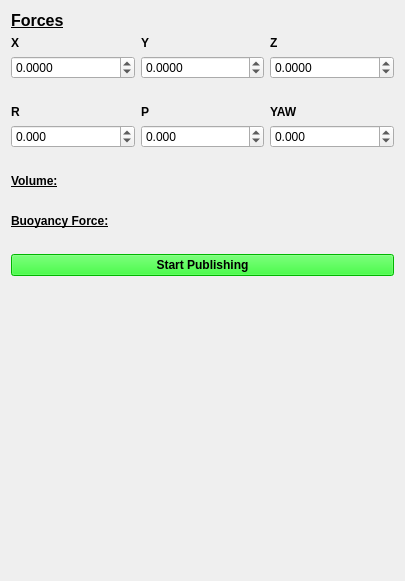
<?xml version="1.0" encoding="UTF-8"?>
<ui version="4.0">
 <class>FeedforwardPanel</class>
 <widget class="QWidget" name="FeedforwardPanel">
  <property name="geometry">
   <rect>
    <x>0</x>
    <y>0</y>
    <width>405</width>
    <height>581</height>
   </rect>
  </property>
  <property name="windowTitle">
   <string>Form</string>
  </property>
  <property name="styleSheet">
   <string notr="true"/>
  </property>
  <layout class="QGridLayout" name="gridLayout_2">
   <item row="5" column="0">
    <widget class="QLabel" name="BuoyancyLabel">
     <property name="font">
      <font>
       <weight>75</weight>
       <bold>true</bold>
       <underline>true</underline>
      </font>
     </property>
     <property name="text">
      <string>Buoyancy Force:</string>
     </property>
    </widget>
   </item>
   <item row="8" column="0">
    <spacer name="verticalSpacer">
     <property name="orientation">
      <enum>Qt::Vertical</enum>
     </property>
     <property name="sizeHint" stdset="0">
      <size>
       <width>20</width>
       <height>40</height>
      </size>
     </property>
    </spacer>
   </item>
   <item row="0" column="0">
    <layout class="QGridLayout" name="gridLayout">
     <item row="1" column="0">
      <widget class="QLabel" name="X">
       <property name="font">
        <font>
         <weight>75</weight>
         <bold>true</bold>
        </font>
       </property>
       <property name="text">
        <string>X</string>
       </property>
      </widget>
     </item>
     <item row="5" column="1">
      <widget class="QDoubleSpinBox" name="PdoubleSpinBox">
       <property name="decimals">
        <number>3</number>
       </property>
       <property name="minimum">
        <double>-25.000000000000000</double>
       </property>
       <property name="maximum">
        <double>25.000000000000000</double>
       </property>
       <property name="singleStep">
        <double>0.001000000000000</double>
       </property>
      </widget>
     </item>
     <item row="3" column="1">
      <widget class="QLabel" name="Ylabel">
       <property name="text">
        <string/>
       </property>
      </widget>
     </item>
     <item row="4" column="2">
      <widget class="QLabel" name="YAW">
       <property name="font">
        <font>
         <weight>75</weight>
         <bold>true</bold>
        </font>
       </property>
       <property name="text">
        <string>YAW</string>
       </property>
      </widget>
     </item>
     <item row="5" column="2">
      <widget class="QDoubleSpinBox" name="YAWdoubleSpinBox">
       <property name="decimals">
        <number>3</number>
       </property>
       <property name="minimum">
        <double>-25.000000000000000</double>
       </property>
       <property name="maximum">
        <double>25.000000000000000</double>
       </property>
       <property name="singleStep">
        <double>0.001000000000000</double>
       </property>
      </widget>
     </item>
     <item row="4" column="1">
      <widget class="QLabel" name="P">
       <property name="font">
        <font>
         <weight>75</weight>
         <bold>true</bold>
        </font>
       </property>
       <property name="text">
        <string>P</string>
       </property>
      </widget>
     </item>
     <item row="6" column="2">
      <widget class="QLabel" name="YAWlabel">
       <property name="text">
        <string/>
       </property>
      </widget>
     </item>
     <item row="3" column="2">
      <widget class="QLabel" name="Zlabel">
       <property name="text">
        <string/>
       </property>
      </widget>
     </item>
     <item row="2" column="0">
      <widget class="QDoubleSpinBox" name="XdoubleSpinBox">
       <property name="font">
        <font>
         <underline>false</underline>
         <strikeout>false</strikeout>
         <kerning>true</kerning>
        </font>
       </property>
       <property name="decimals">
        <number>4</number>
       </property>
       <property name="minimum">
        <double>-25.000000000000000</double>
       </property>
       <property name="maximum">
        <double>25.000000000000000</double>
       </property>
       <property name="singleStep">
        <double>0.010000000000000</double>
       </property>
      </widget>
     </item>
     <item row="1" column="1">
      <widget class="QLabel" name="y">
       <property name="font">
        <font>
         <weight>75</weight>
         <bold>true</bold>
         <underline>false</underline>
        </font>
       </property>
       <property name="text">
        <string>Y</string>
       </property>
      </widget>
     </item>
     <item row="5" column="0">
      <widget class="QDoubleSpinBox" name="RdoubleSpinBox">
       <property name="decimals">
        <number>3</number>
       </property>
       <property name="minimum">
        <double>-25.000000000000000</double>
       </property>
       <property name="maximum">
        <double>25.000000000000000</double>
       </property>
       <property name="singleStep">
        <double>0.001000000000000</double>
       </property>
       <property name="value">
        <double>0.000000000000000</double>
       </property>
      </widget>
     </item>
     <item row="2" column="1">
      <widget class="QDoubleSpinBox" name="YdoubleSpinBox">
       <property name="decimals">
        <number>4</number>
       </property>
       <property name="minimum">
        <double>-25.000000000000000</double>
       </property>
       <property name="maximum">
        <double>25.000000000000000</double>
       </property>
       <property name="singleStep">
        <double>0.010000000000000</double>
       </property>
      </widget>
     </item>
     <item row="1" column="2">
      <widget class="QLabel" name="Z">
       <property name="font">
        <font>
         <weight>75</weight>
         <bold>true</bold>
        </font>
       </property>
       <property name="text">
        <string>Z</string>
       </property>
      </widget>
     </item>
     <item row="6" column="0">
      <widget class="QLabel" name="Rlabel">
       <property name="text">
        <string/>
       </property>
      </widget>
     </item>
     <item row="4" column="0">
      <widget class="QLabel" name="R">
       <property name="font">
        <font>
         <weight>75</weight>
         <bold>true</bold>
        </font>
       </property>
       <property name="text">
        <string>R</string>
       </property>
      </widget>
     </item>
     <item row="2" column="2">
      <widget class="QDoubleSpinBox" name="ZdoubleSpinBox">
       <property name="decimals">
        <number>4</number>
       </property>
       <property name="minimum">
        <double>-25.000000000000000</double>
       </property>
       <property name="maximum">
        <double>25.000000000000000</double>
       </property>
       <property name="singleStep">
        <double>0.010000000000000</double>
       </property>
      </widget>
     </item>
     <item row="3" column="0">
      <widget class="QLabel" name="Xlabel">
       <property name="text">
        <string/>
       </property>
      </widget>
     </item>
     <item row="6" column="1">
      <widget class="QLabel" name="Plabel">
       <property name="text">
        <string/>
       </property>
      </widget>
     </item>
     <item row="0" column="0">
      <widget class="QLabel" name="label">
       <property name="font">
        <font>
         <pointsize>12</pointsize>
         <weight>75</weight>
         <bold>true</bold>
         <underline>true</underline>
        </font>
       </property>
       <property name="text">
        <string>Forces</string>
       </property>
      </widget>
     </item>
    </layout>
   </item>
   <item row="6" column="0">
    <widget class="QLabel" name="BuoyancyOutput">
     <property name="text">
      <string/>
     </property>
    </widget>
   </item>
   <item row="4" column="0">
    <widget class="QLabel" name="VolumeOutput">
     <property name="text">
      <string/>
     </property>
     <property name="wordWrap">
      <bool>false</bool>
     </property>
    </widget>
   </item>
   <item row="3" column="0">
    <widget class="QLabel" name="Volumelabel">
     <property name="font">
      <font>
       <weight>75</weight>
       <bold>true</bold>
       <underline>true</underline>
      </font>
     </property>
     <property name="text">
      <string>Volume:</string>
     </property>
    </widget>
   </item>
   <item row="7" column="0">
    <widget class="QPushButton" name="publishButton">
     <property name="font">
      <font>
       <weight>75</weight>
       <bold>true</bold>
      </font>
     </property>
     <property name="autoFillBackground">
      <bool>false</bool>
     </property>
     <property name="styleSheet">
      <string notr="true">border-color: rgb(0, 0, 0);
background-color: rgb(0, 255, 0);</string>
     </property>
     <property name="text">
      <string>Start Publishing</string>
     </property>
    </widget>
   </item>
  </layout>
 </widget>
 <resources/>
 <connections/>
</ui>
